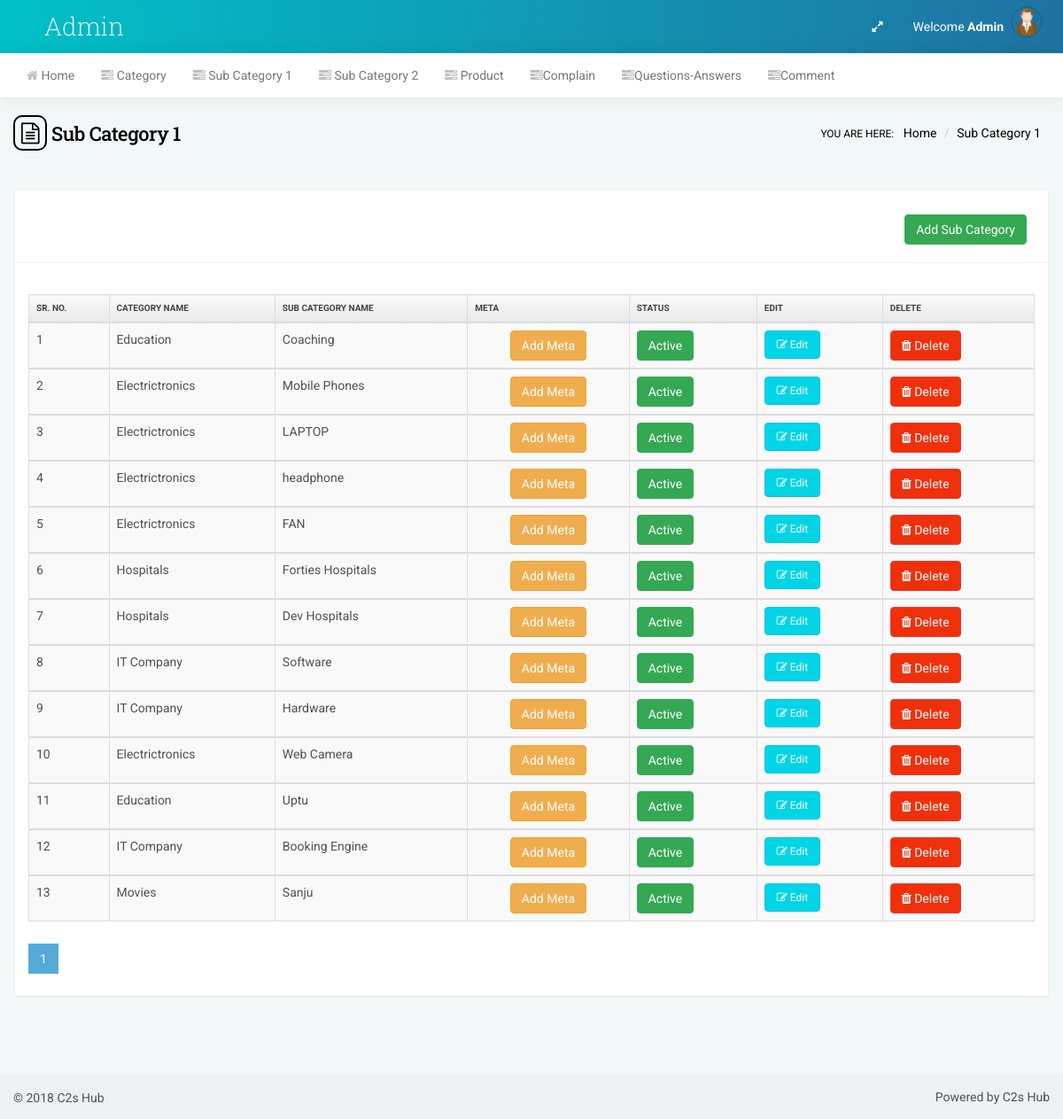
Screenshot of /admin/subcategory1.php (signed in) with the database file from the repository.
### tables this page shows
CREATE TABLE `subcategory1` (
  `sub_cat_id` int(11) NOT NULL,
  `cat_id` int(11) NOT NULL,
  `sub_cat_name` varchar(255) NOT NULL,
  `admin_id` int(11) NOT NULL,
  `meta_tag` varchar(255) NOT NULL,
  `meta_keyword` varchar(255) NOT NULL,
  `meta_description` varchar(255) NOT NULL,
  `status` int(11) NOT NULL DEFAULT '1'
);

CREATE TABLE `category` (
  `category_id` int(11) NOT NULL,
  `category_name` varchar(255) DEFAULT NULL,
  `admin_id` int(11) NOT NULL,
  `meta_tag` varchar(255) NOT NULL,
  `meta_keyword` varchar(255) NOT NULL,
  `meta_description` varchar(255) NOT NULL,
  `status` int(120) NOT NULL DEFAULT '1'
);

### admin/include/function.php (called while the page is built, shortened)
<?php
function fetch_query($con,$query){
	if($con !=='' && $query){
	$data=mysqli_query($con,$query);
	while($alldata=mysqli_fetch_assoc($data)){
		$returndata[]=	$alldata;
	}
	if(!empty($returndata)){
	return 	$returndata;
	}
	}
}
?>

### admin/subcategory1.php (the view, shortened to what this page needs)
<?php include('include/top-menu.php'); ?>
<?php include('include/header.php'); ?>
  <div class="boxed">
    <div id="content-container">
      <div class="pageheader hidden-xs">
        <h3><i class="fa fa-file-text-o"></i>Sub Category 1</h3>
        <div class="breadcrumb-wrapper"> <span class="label">You are here:</span>
          <ol class="breadcrumb">
            <li> <a href="dashbord.php"> Home </a> </li>
            <li class="active">Sub Category 1</li>
          </ol>
        </div>
      </div>
      <div id="page-content">
        <div class="row">
          <div class="eq-height">
            <div class="col-sm-12 eq-box-sm">
              <div class="panel">
              <div class="row"><div class="col-lg-6">
              </div><div class="col-lg-3">   <div class="searchbox">
  </div>
  </div>
  <div class="col-lg-3 add-button text-right"><div class="searchbox">
  <a class="btn btn-success" id="update" data-id="" data-admin_id="<?php echo $admin_id; ?>" data-toggle="modal" data-target="#myModal" data-backdrop="static" data-keyboard="false">Add Sub Category</a></div></div></div>
  <hr>
                <div class="panel-body">
				<?php
	$showRecordPerPage = 15;
if(isset($_GET['page']) && !empty($_GET['page'])){
$currentPage = $_GET['page'];
}else{
$currentPage = 1;
}
$startFrom = ($currentPage * $showRecordPerPage) - $showRecordPerPage;
$query = "select * from subcategory1  order by sub_cat_id desc LIMIT $startFrom, $showRecordPerPage";
					  $i=1;
				$all_data=fetch_query($con,$query);
				if(!empty($all_data)){
				?>
                  <div class="table-responsive">
                    <table id="demo-dt-basic" class="table table-striped table-bordered">
                      <thead>
                        <tr>				<th>Sr. No.</th>
												<th>Category NAME</th>
													<th>Sub Category NAME</th>
														<th>Meta</th>
														<th>Status</th>
															<th>EDIT</th>
																<th>DELETE</th>
                        </tr>
                      </thead>
					  <?php foreach($all_data as $about_data){ ?>
                      <tbody  id="project_search2">
                        <tr>
						<td> <?php echo $i; ?></td>
                         <?php   $query2="Select * from category where category_id='".$about_data['cat_id']."'";
							$data2=fetch_query($con,$query2);
							?>
							<td><?php echo $data2[0]['category_name']; ?></td>
                          <td><?php echo $about_data['sub_cat_name']; ?></td>
   <td align="center"><a href="meta?SS_ID=<?php echo $about_data['sub_cat_id']; ?>&&type=subcategory1"  class="btn btn-warning"> Add Meta</a> </td>
                          <td><?php if($about_data['status']==1) {?>
                            <a class="btn btn-success" id="change_status" data-id="<?php echo $about_data['sub_cat_id']; ?>" data-admin_id="<?php echo $about_data['admin_id']; ?>" data-status="<?php echo $about_data['status']; ?>">Active</a>
                            <?php } else {?>
                               <a class="btn btn-danger" id="change_status" data-id="<?php echo $about_data['sub_cat_id']; ?>" data-admin_id="<?php echo $about_data['admin_id']; ?>" data-status="<?php echo $about_data['status']; ?>">In-active</a>
                              <?php
						}
						?></td>
                  <td><a class="btn btn-info btn-sm editproject" data-toggle="modal" data-target="#myModal" id="update" data-id="<?php echo $about_data['sub_cat_id']; ?>" data-admin_id="<?php echo $about_data['admin_id']; ?>"><span class="fa fa-pencil-square-o"></span> Edit</a> </td>
                      <td><a style="text-decoration:none;" class="approved btn btn-danger" id="delete" data-id="<?php echo $about_data['sub_cat_id']; ?>" data-admin_id="<?php echo $about_data['admin_id']; ?>" ><i class="fa fa-trash"></i> Delete</a>
                                                      </td>
                        </tr>
  					                       </tbody>
										   <?php
										   $i++;
											}
										   ?>
                    </table>
					<nav aria-label="Page navigation">
<ul class="pagination">
<li class="page-item active"><a class="page-link" href="?page=<?php echo $currentPage ?>"><?php echo $currentPage ?></a></li>
</ul>
</nav>
                  </div>
				  <?php
				}else{
				echo '<div class="alert alert-danger">No Data Available.</div>';
				}
				  ?>
                </div>
              </div>
            </div>
          </div>
        </div>
      </div>
    </div>
  </div>
<?php include('include/footer.php'); ?>

### rows the page displays
subcategory1: category.category_name "Education", sub_cat_name "Coaching"
subcategory1: category.category_name "Electrictronics", sub_cat_name "Mobile Phones"
subcategory1: category.category_name "Electrictronics", sub_cat_name "LAPTOP"
subcategory1: category.category_name "Electrictronics", sub_cat_name "headphone"
subcategory1: category.category_name "Electrictronics", sub_cat_name "FAN"
subcategory1: category.category_name "Hospitals", sub_cat_name "Forties Hospitals"
subcategory1: category.category_name "Hospitals", sub_cat_name "Dev Hospitals"
subcategory1: category.category_name "IT Company", sub_cat_name "Software"
subcategory1: category.category_name "IT Company", sub_cat_name "Hardware"
subcategory1: category.category_name "Electrictronics", sub_cat_name "Web Camera"
subcategory1: category.category_name "Education", sub_cat_name "Uptu"
subcategory1: category.category_name "IT Company", sub_cat_name "Booking Engine"
subcategory1: category.category_name "Movies", sub_cat_name "Sanju"

### other values shown
$currentPage "1"
